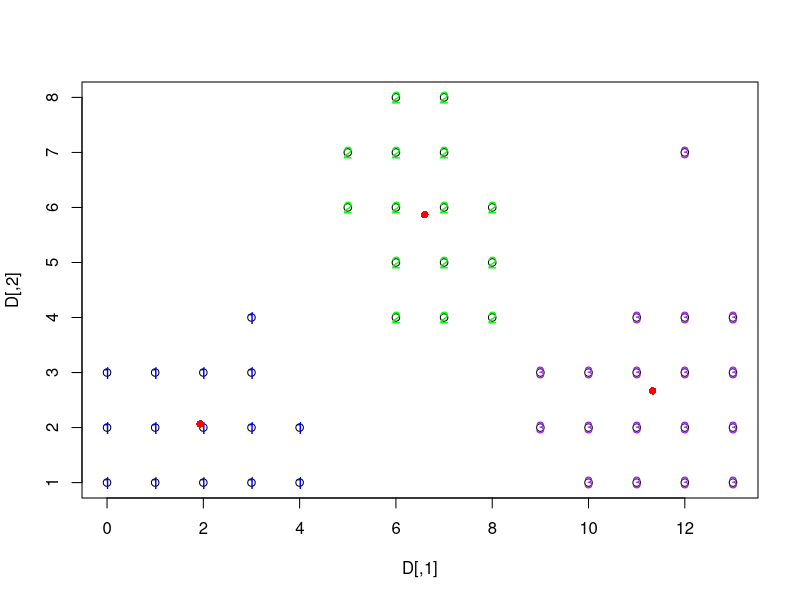
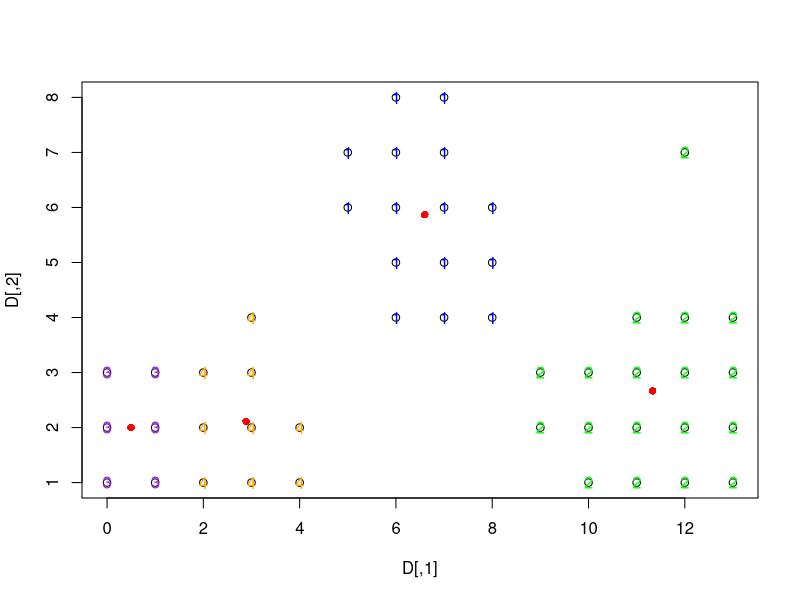

Reproduce these figures in R, in order.
##################################
### A little k-Means excursion ###
##################################
# A 2D k-Means Visualization 
# Dataframe D is spaced oddly for "readability" of points
# 

D <- matrix(data = c(0,1,
                     0,2,
                     0,3,
                     1,1,
                     1,2,
                     1,3,
                     2,1,
                     2,2,
                     2,3,
                     3,1,
                     3,2,
                     3,3,
                     3,4,
                     4,1,
                     4,2,
                     5,6,
                     5,7,
                     6,4,
                     6,5,
                     6,6,
                     6,7,
                     6,8,
                     7,4,
                     7,5,
                     7,6,
                     7,7,
                     7,8,
                     8,4,
                     8,5,
                     8,6,
                     9,3,
                     9,2,
                     10,1,
                     10,2,
                     10,3,
                     11,1,
                     11,2,
                     11,3,
                     11,4,
                     12,1,
                     12,2,
                     12,3,
                     12,4,
                     12,7,
                     13,1,
                     13,2,
                     13,3,
                     13,4),ncol = 2,byrow = TRUE)
plot(D)
# From the plot, it's "obvious" that there are 3 distinct clusters
km <- kmeans(x = D, centers = 3)
id <- km$cluster
D1 <- data.frame(D,id)
for(i in 1:nrow(D1)){
  if(D1[i,3] == 2){
    points(D1[i,1:2], col = "green", pch = "2")
  }else if(D1[i,3] == 1){
    points(D1[i,1:2], col = "blue", pch = "1")
  }else if(D1[i,3] == 3){
    points(D1[i,1:2], col = "purple", pch = "3")
  }else if(D1[i,3] == 4){
    points(D1[i,1:2], col = "orange", pch = "4")
  }
}
points(km$centers, col = "red",pch = 16)
# with 3 clusters, it looks like a nice fit (the odd point was intentionally included)
# For illustration purposes, what if we can't visualize ahead of time and select "too" many clusters?
# Let's go with 4 clusters ("close enough" to 3, right?)
plot(D)
km <- kmeans(x = D, centers = 4)
id <- km$cluster
D1 <- data.frame(D,id)
for(i in 1:nrow(D1)){
  if(D1[i,3] == 2){
    points(D1[i,1:2], col = "green", pch = "2")
  }else if(D1[i,3] == 1){
    points(D1[i,1:2], col = "blue", pch = "1")
  }else if(D1[i,3] == 3){
    points(D1[i,1:2], col = "purple", pch = "3")
  }else if(D1[i,3] == 4){
    points(D1[i,1:2], col = "orange", pch = "4")
  }
}
points(km$centers, col = "red",pch = 16)
# often one of the big chunks gets broken in two peices 
# I may continue on later with clustering validation metrics...